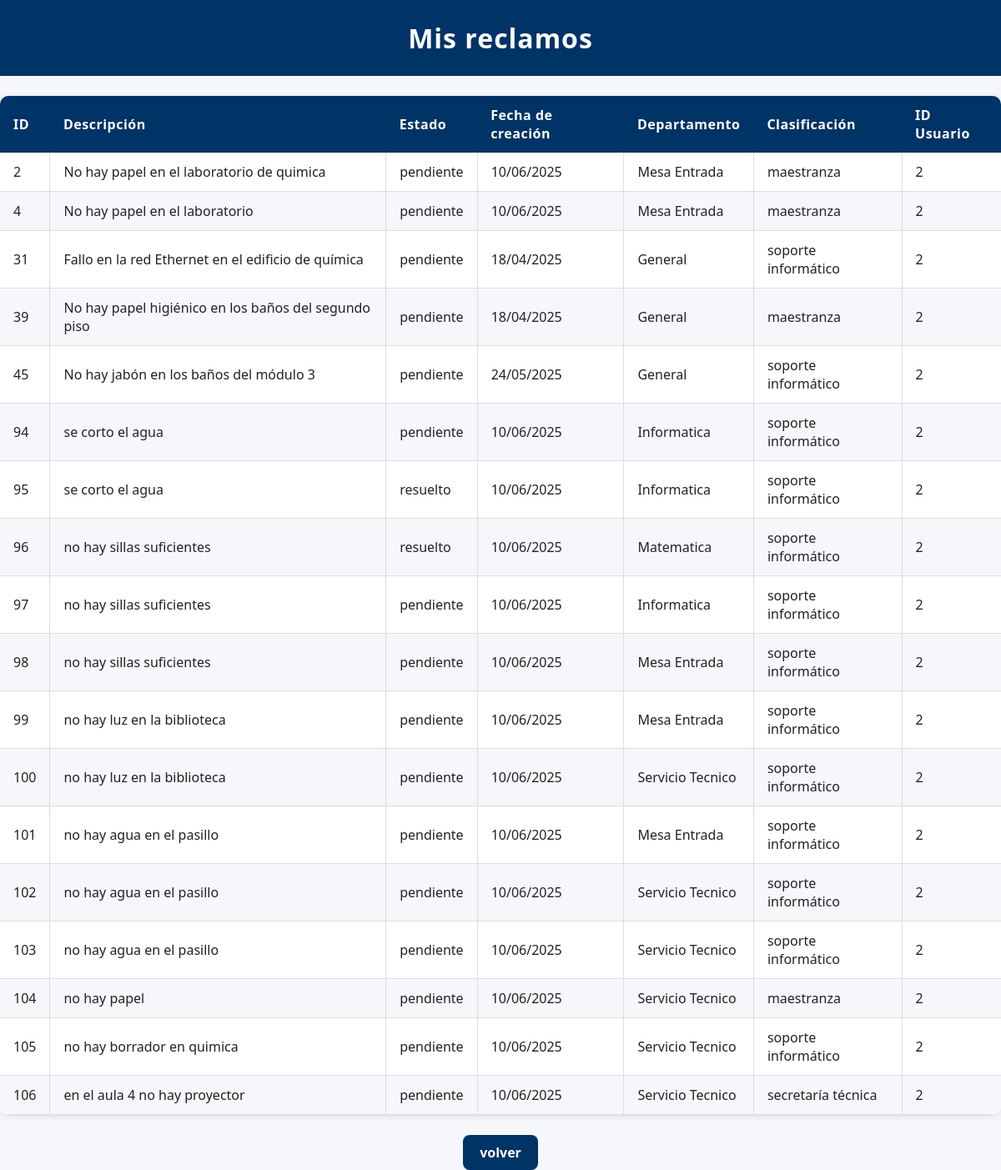
Before: /mis_reclamos (signed in) with the older database file.
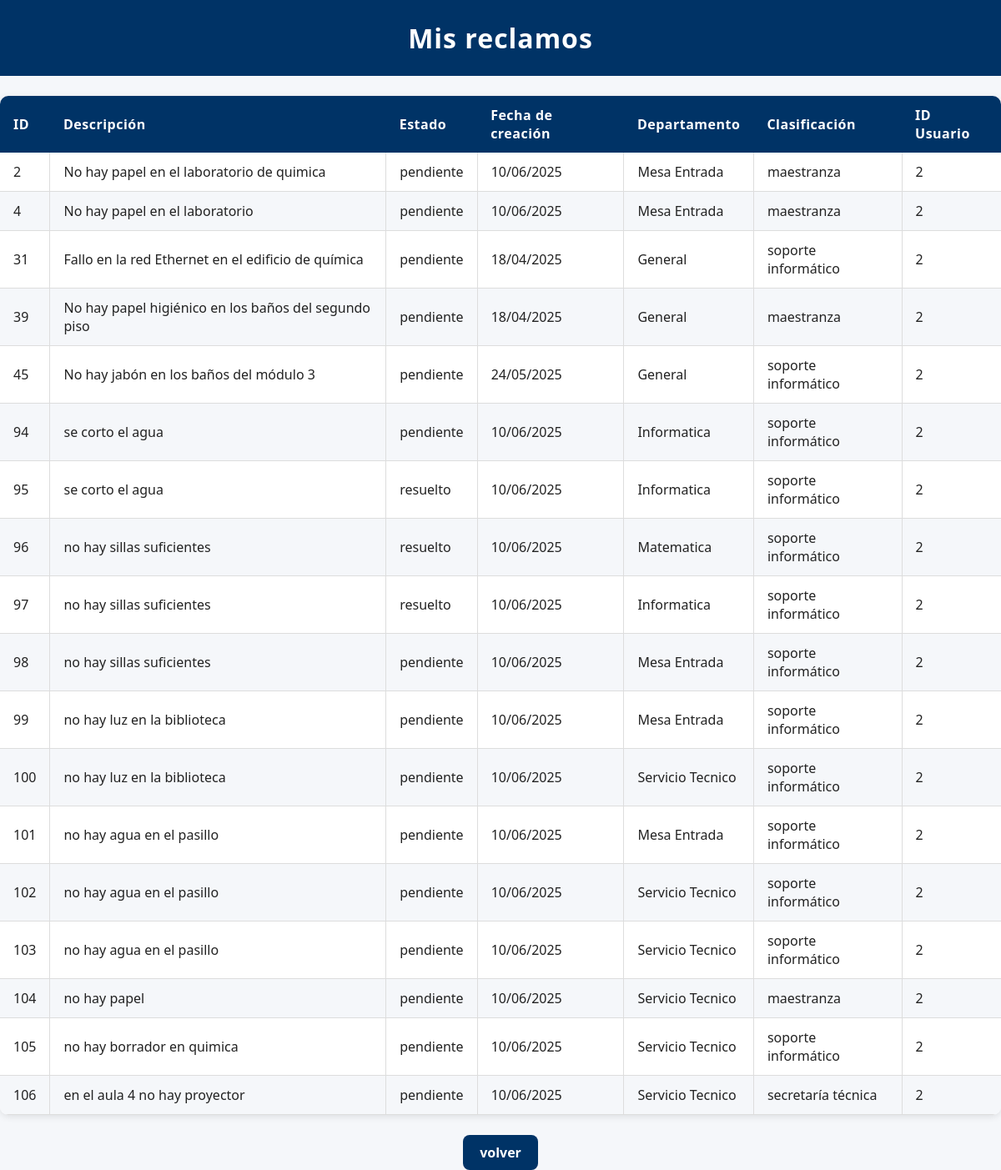
After: the same page with the newer database file.
### modules/modelos.py (models this page shows)
class Base(DeclarativeBase):
    pass

class ModeloReclamo(Base):
    __tablename__ = 'reclamos'
    id = Column(Integer, primary_key=True)
    estado = Column(String, default="pendiente")
    fecha_hora = Column(DateTime, default=datetime.utcnow)
    contenido = Column(String)
    usuario_id = Column(Integer, ForeignKey('usuarios.id'))
    departamento = Column(String)
    clasificacion = Column(String)
    cantidad_adherentes = Column(Integer, default=1) #Se contabiliza como adherente el usuario que crea el reclamo
    usuarios = relationship(
        "ModeloUsuario",
        secondary=usuarios_reclamos,
        back_populates="reclamos"
    )
    usuario = relationship("ModeloUsuario", foreign_keys=[usuario_id], backref="reclamos_creados")

### server.py (the view)
@app.route('/mis_reclamos')
@login_required
def mis_reclamos():
    reclamos = repo_reclamos.obtener_todos_los_registros(current_user.id)
    return render_template('mis_reclamos.html', usuario=current_user, reclamos=reclamos)

### modules/login.py (called while the page is built)
    @property
    def is_authenticated(self):
        return True

### modules/repositorio.py (called while the page is built)
    def obtener_registro_por_filtro(self, campo, valor, campo2=None, valor2=None):
        query = self.__session.query(ModeloUsuario).filter(getattr(ModeloUsuario, campo) == valor)
        if campo2 and valor2:
            query = query.filter(getattr(ModeloUsuario, campo2) == valor2)
        modelo = query.first()
        if modelo:
            return self.__map_modelo_a_entidad(modelo)
        return None

    def __map_modelo_a_entidad(self, modelo: ModeloUsuario):
        return Usuario(
            nombre=modelo.nombre,
            apellido=modelo.apellido,
            email=modelo.email,
            nombre_de_usuario=modelo.nombre_de_usuario,
            contraseña=modelo.contraseña,
            rol=modelo.rol,
            claustro=modelo.claustro,
            id=modelo.id
        )

    def obtener_todos_los_registros(self, usuario_id):
        return self.__session.query(ModeloReclamo).filter_by(usuario_id=usuario_id).all()

### modules/usuarios.py (called while the page is built)
    @property
    def nombre(self):
        return self.__nombre

    @nombre.setter
    def nombre(self, nuevo_nombre: str):
        if not isinstance(nuevo_nombre, str):
            raise ValueError("El nombre debe ser una cadena de texto")
        self.__nombre = nuevo_nombre

    @property
    def apellido(self):
        return self.__apellido

    @apellido.setter
    def apellido(self, nuevo_apellido: str):
        if not isinstance(nuevo_apellido, str):
            raise ValueError("El apellido debe ser una cadena de texto")
        self.__apellido = nuevo_apellido

    @property
    def email(self):
        return self.__email

    @email.setter
    def email(self, nuevo_email: str):
        if not isinstance(nuevo_email, str):
            raise ValueError("El email debe ser una cadena de texto")
        self.__email = nuevo_email

    @property
    def nombre_de_usuario(self):
        return self.__nombre_de_usuario

    @nombre_de_usuario.setter
    def nombre_de_usuario(self, nuevo_nombre_de_usuario: str):
        if not isinstance(nuevo_nombre_de_usuario, str):
            raise ValueError("El nombre de usuario debe ser una cadena de texto")
        self.__nombre_de_usuario = nuevo_nombre_de_usuario

    @property
    def contraseña(self):
        return self.__contraseña

    @contraseña.setter
    def contraseña(self, value):
        self.__contraseña = value

    @property
    def rol(self):
        return self.__rol

    @property
    def id(self):
        return self.__id

### templates/mis_reclamos.html (shortened to what this page needs)
<!DOCTYPE html>
<html lang="en">
<head>
    <link rel="stylesheet" href="{{ url_for('static', filename='style.css') }}">
</head>
<body>
    <h1>Mis reclamos</h1>
    <table>
        <thead>
            <tr>
                <th>ID</th>
                <th>Descripción</th>
                <th>Estado</th>
                <th>Fecha de creación</th>
                <th>Departamento</th>
                <th>Clasificación</th>
                <th>ID Usuario</th>
            </tr>
        </thead>
        <tbody>
            {% for reclamo in reclamos %}
            <tr>
                <td>{{ reclamo.id }}</td>
                <td>{{ reclamo.contenido }}</td>
                <td>{{ reclamo.estado }}</td>
                <td>{{ reclamo.fecha_hora.strftime('%d/%m/%Y') }}</td>
                <td>{{ reclamo.departamento }}</td>
                <td>{{ reclamo.clasificacion }}</td>
                <td>{{ reclamo.usuario_id }}</td>
            </tr>
            {% endfor %}
        </tbody>
    </table>
    <div style="text-align:center;">
        <a href="{{ url_for('inicio') }}" class="enlace-boton">volver</a>
    </div>
</body>
</html>

### static/style.css (style rules this page uses)
html, body { font-family: 'Segoe UI', Arial, sans-serif; background-color: #f5f7fa; color: #222; margin: 0; padding: 0; height: 100%; }
h1 { background-color: #003366; color: #fff; margin: 0; padding: 24px 0; text-align: center; letter-spacing: 1px; }
table { width: 100%; border-collapse: collapse; margin: 24px 0; font-family: 'Segoe UI', Arial, sans-serif; font-size: 1em; color: #222; box-shadow: 0 2px 8px rgba(0,0,0,0.1); border-radius: 10px; overflow: hidden; background: #fff; }
thead { background-color: #003366; color: #fff; text-align: left; }
thead th { padding: 12px 16px; font-weight: bold; letter-spacing: 0.5px; }
tbody tr { border-bottom: 1px solid #ddd; }
tbody tr:nth-child(even) { background-color: #f5f7fa; }
tbody td { padding: 12px 16px; vertical-align: middle; border-left: 1px solid #ddd; }
tbody td:first-child { border-left: none; }
a { position: relative; color: #003366; font-weight: 600; text-decoration: none; cursor: pointer; transition: color 0.3s ease; }
a::after { content: ''; position: absolute; width: 0; height: 2px; left: 0; bottom: -3px; background-color: #00509e; transition: width 0.3s ease; border-radius: 2px; }
a.enlace-boton { display: inline-block; padding: 10px 20px; background-color: #003366; color: #fff; border-radius: 8px; text-decoration: none; font-weight: bold; }

Changed rows visible on the page:
changed ModeloReclamo id 97: estado "pendiente" → "resuelto"
